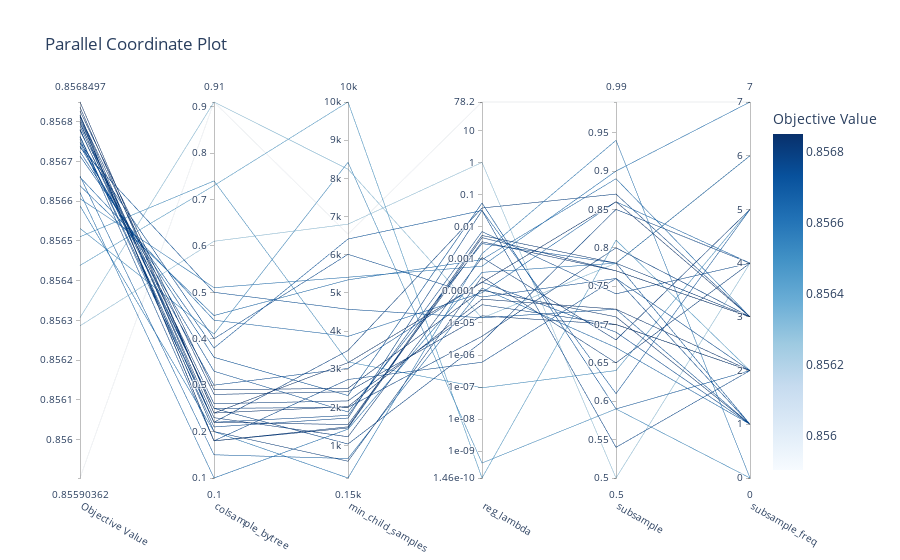

The notebook cell this image was saved under:
### Markdown cell above
## 3. Parallel Coordinate Plots

### Code cell
# Interative version (won't work on github)
fig = plot_parallel_coordinate(
    study, 
    params=['min_child_samples', 'subsample', 'subsample_freq',
            'colsample_bytree', 'reg_lambda']
)
fig.show()
